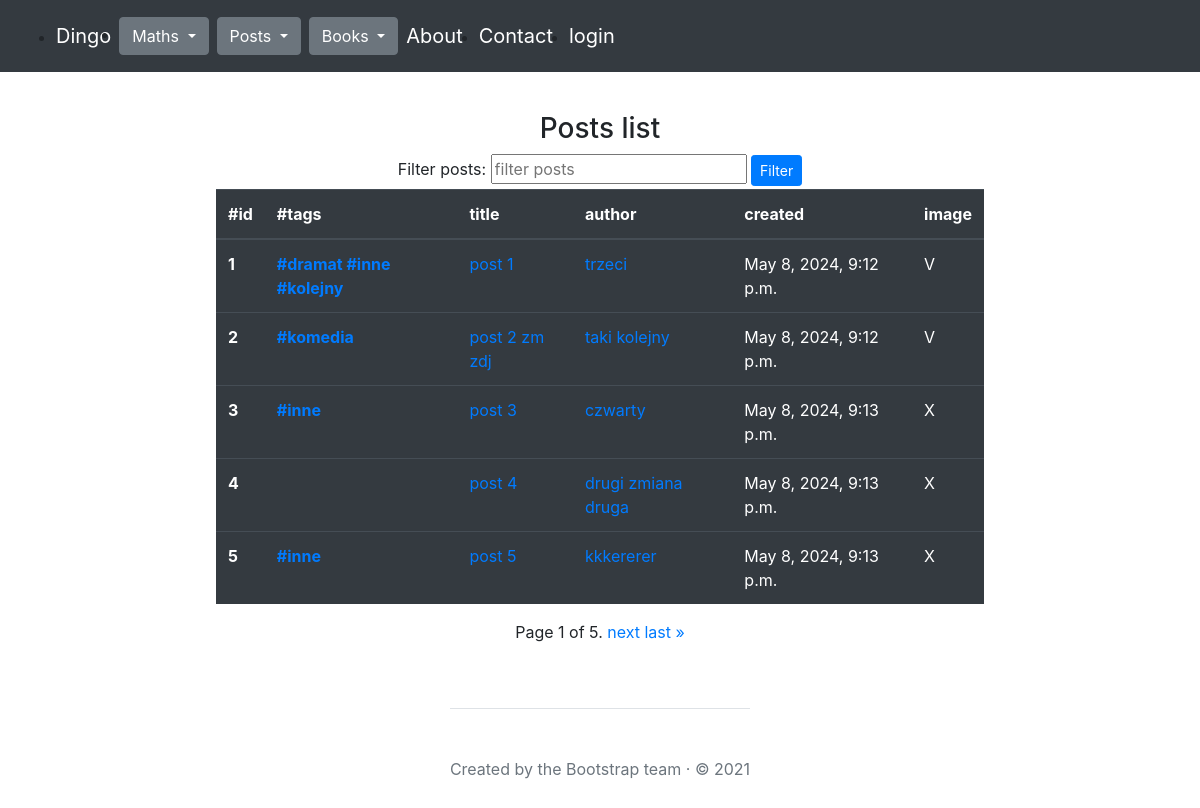
The app's page /posts/list/ with its own data.
### posts/models.py (models this page shows, shortened)
class Post(models.Model):
    title = models.CharField(max_length=30, unique=True, null=False)
    content = models.TextField(null=False)
    image = models.ImageField(upload_to='photos/%Y/%m/%d', null=True, default='')
    created = models.DateTimeField(auto_now_add=True)
    modified = models.DateTimeField(auto_now=True)
    tags = models.ManyToManyField("posts.Tag", related_name="posts")
    author = models.ForeignKey(
        'posts.Author',
        on_delete=models.CASCADE,
        null=False,
        blank=False
    )

class Tag(models.Model):
    word = models.CharField(max_length=50, unique=True)
    created = models.DateTimeField(auto_now_add=True)

class Author(models.Model):
    nick = models.CharField(max_length=30, null=False, unique=True)
    email = models.EmailField(null=False, unique=True)

### posts/views.py (the view, shortened to what this page needs)
# urls.py: path('list/', posts_list, name="list"),
def posts_list(request):
    page_number = request.GET.get('page')
    post_filter = request.GET.get('filter')
    form = PostForm()
    if post_filter:
        posts = Post.objects.filter(title__icontains=post_filter)
    else:
        posts = Post.objects.all()
    paginator = Paginator(posts, 5)
    posts = paginator.get_page(page_number)
    return render(
        request=request,
        template_name="posts/list.html",
        context={"posts": posts,
                 "form": form,
                 "post_filter": post_filter,
                }
    )

### posts/forms.py (shortened to what this page needs)
class PostForm(forms.ModelForm):
    class Meta:
        model = Post
        fields = "__all__"
        fields = ["title", "content", "author",  "tags", "image"]
    image = forms.ImageField(required=False)

### posts/templates/posts/list.html (shortened to what this page needs)
{% extends "main.html" %}
{% block content %}
<div class="mt-3 d-flex flex-column align-items-center justify-content-center">
    <h3 class='text-center'>Posts list</h3>
    {% if not author %}
    <form method="get" action="{% url 'posts:list' %}">
        <label for="filter">Filter posts:</label>
        <input type="text" id="filter" name="filter" placeholder="filter posts">
        <button class="btn btn-sm btn-primary" type="submit">Filter</button>
    </form>
    {% elif author %}
    <h4>All posts of {{ author.nick }}</h4>
    {% elif post_filter %}
    <h4 class="mt-3">Filtered by query: {{ post_filter }}</h4>
    {% elif tag %}
    <h4 class="mt-3">Filtered by tag: {{ tag }}</h4>
    {% else %}
        <h4 class="mt-3">All results</h4>
    {% endif %}
    {% if posts %}
    <div class="table-responsive">
        <table class="table table-dark">
          <thead>
            <tr>
              <th scope="col">#id</th>
              <th scope="col">#tags</th>
              <th scope="col">title</th>
              <th scope="col">author</th>
              <th scope="col">created</th>
              <th scope="col">image</th>
            </tr>
          </thead>
          <tbody>
            {% for post in posts %}
              <tr>
                <th scope="row">{{ post.id }}</a></th>
                <th scope="row"> {% for tag in post.tags.all %} <a href="{% url 'posts:posts_with_tag' tag.word %}"> #{{ tag.word }} </a> {% endfor %} </a></th>
                <td><a href="{% url 'posts:details' post.id %}">{{ post.title }}</a></td>
                <td><a href="{% url 'posts:author' post.author.id %}">{{ post.author.nick }}</a></td>
                <td>{{ post.created }}</td>
                <td>
                  {% if post.image.url != '' %}
                  V
                  {% else %}
                  X
                  {% endif %}
                </td>
              </tr>
            {% endfor %}
            </tbody>
        </table>
      </div>
      {% else %}
    <h4>No posts found</h4>
      {% endif %}
    <div class="pagination">
        <span class="step-links">
            <span class="current">
                Page {{ posts.number }} of {{ posts.paginator.num_pages }}.
            </span>
            {% if posts.has_next %}
                <a href="?page={{ posts.next_page_number }}">next</a>
                <a href="?page={{ posts.paginator.num_pages }}">last »</a>
            {% endif %}
        </span>
    </div>
  </div>
{% endblock %}

### records on screen
Post: id "1", title "post 1", author.nick "trzeci", created "May 8, 2024, 9:12 p.m.", shows "V"
Tag: word "dramat"
Tag: word "inne"
Tag: word "kolejny"
Post: id "2", title "post 2 zm zdj", author.nick "taki kolejny", created "May 8, 2024, 9:12 p.m.", shows "V"
Tag: word "komedia"
Post: id "3", title "post 3", author.nick "czwarty", created "May 8, 2024, 9:13 p.m.", image "X"
Post: id "4", title "post 4", author.nick "drugi zmiana druga", created "May 8, 2024, 9:13 p.m.", image "X"
Post: id "5", title "post 5", author.nick "kkkererer", created "May 8, 2024, 9:13 p.m.", image "X"

### other values on screen
{{ posts.number }} "1"
{{ posts.paginator.num_pages }} "5"
